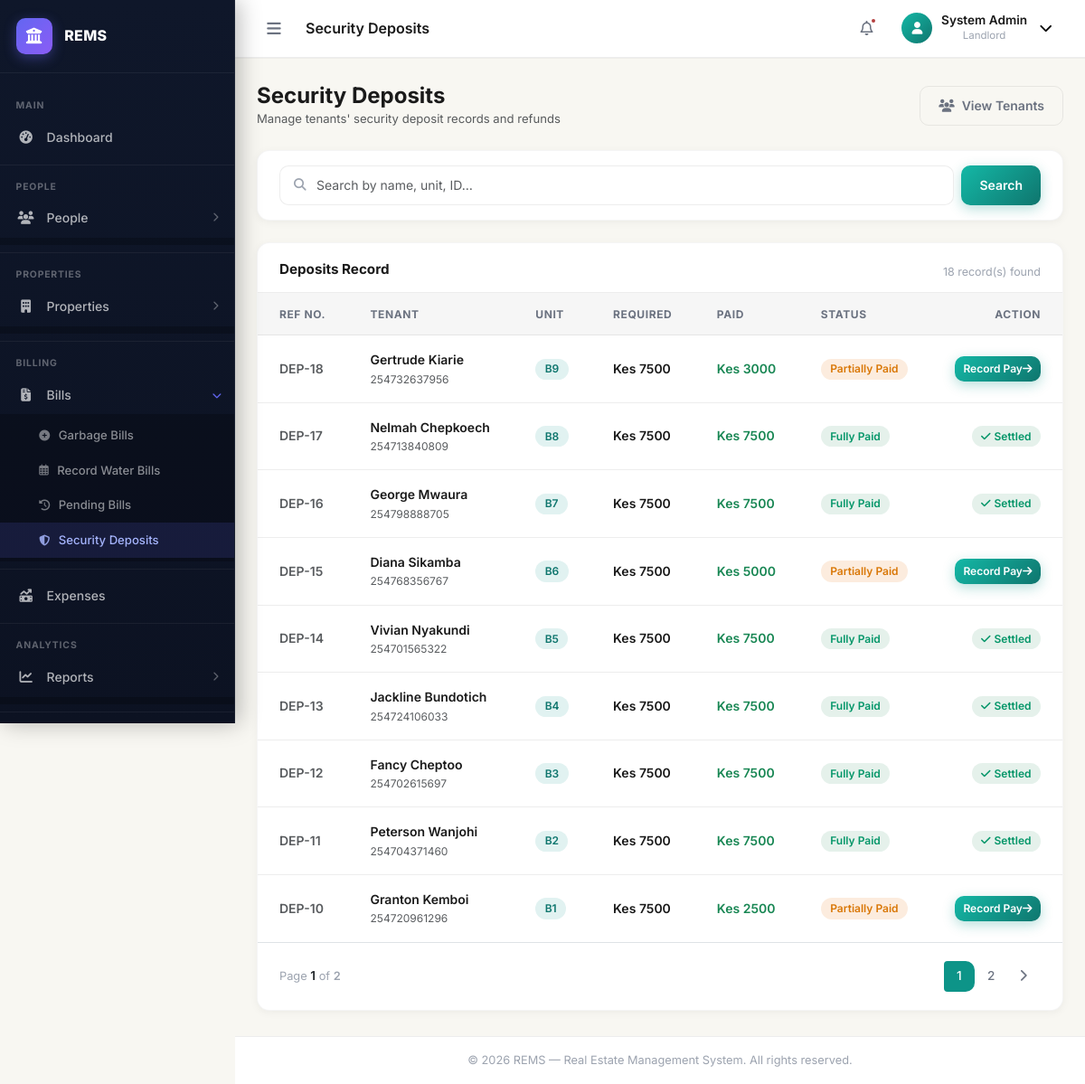
/payments/security-deposits/ (signed in), run on an earlier commit of the app's database.
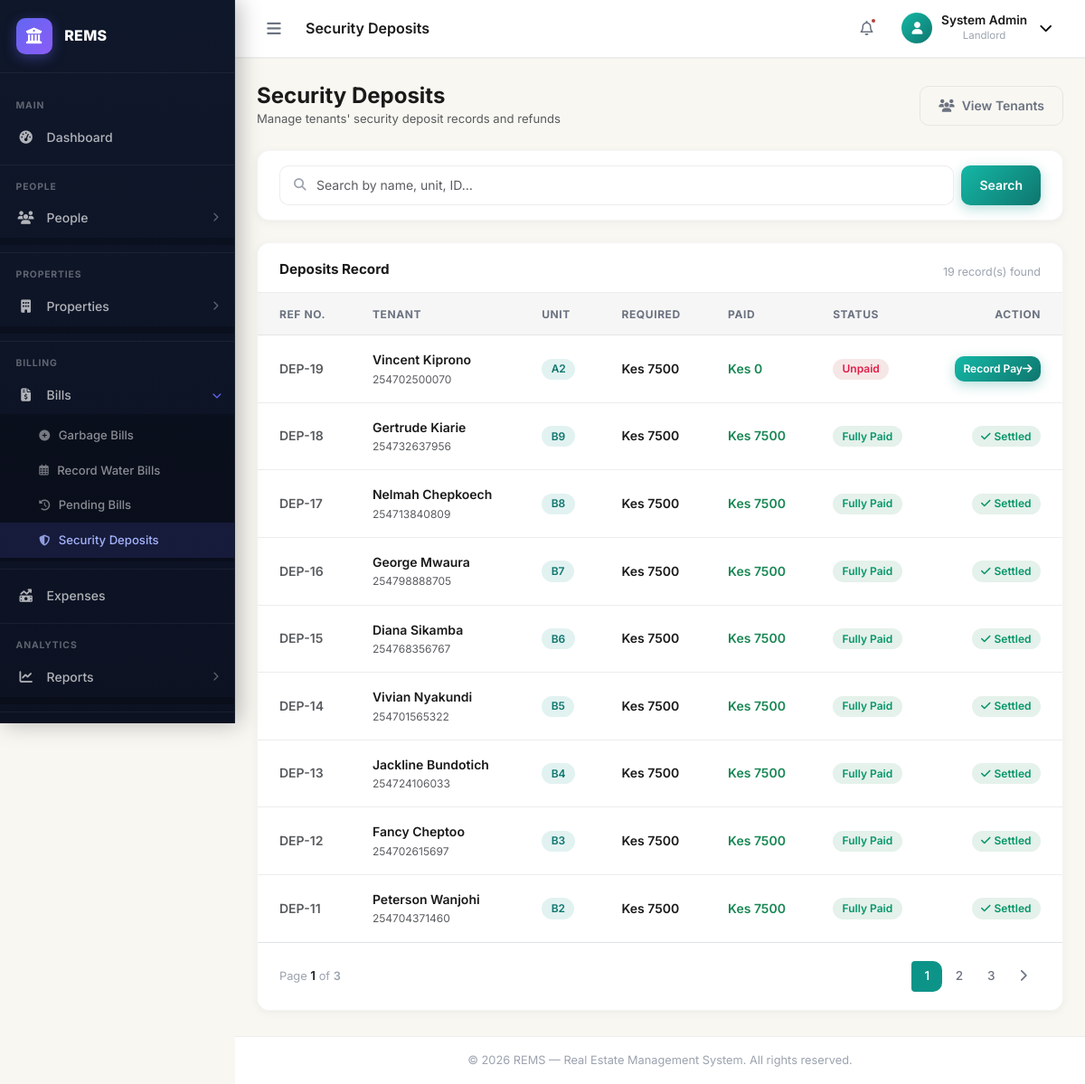
And on a later commit of the database.
### apps/payments/models.py (models this page shows, shortened)
class SecurityDeposit(AbstractBaseModel):
    unit = models.ForeignKey("properties.PropertyUnit", on_delete=models.SET_NULL, null=True, blank=True)
    tenant = models.ForeignKey("tenants.Tenant", on_delete=models.SET_NULL, null=True, blank=True)
    amount_expected = models.DecimalField(max_digits=10, decimal_places=2)
    amount_paid = models.DecimalField(max_digits=10, decimal_places=2, default=Decimal("0.00"))
    status = models.CharField(max_length=255, choices=PaymentStatuses.choices(), default=PaymentStatuses.PENDING.value)
    fully_paid = models.BooleanField(default=False)

### apps/tenants/models.py (models this page shows, shortened)
class Tenant(AbstractBaseModel):
    user = models.OneToOneField("users.User", on_delete=models.CASCADE)
    lease_date = models.DateField(null=True)
    move_in_date = models.DateField(null=True)
    status = models.CharField(max_length=255, default="Active")
    occupation = models.CharField(max_length=255, null=True, blank=True)
    lease_duration = models.CharField(max_length=255, null=True, blank=True)
    renews_every = models.CharField(max_length=255, null=True, blank=True)

### apps/users/models.py (models this page shows, shortened)
class User(AbstractUser, AbstractBaseModel):
    role = models.CharField(max_length=255, choices=UserRoles.choices(), default="Tenant")
    phone = models.CharField(max_length=255, blank=True, null=True)
    address = models.TextField(blank=True, null=True)
    city = models.CharField(max_length=255, blank=True, null=True)
    state = models.CharField(max_length=255, blank=True, null=True)
    zip_code = models.CharField(max_length=255, blank=True, null=True)
    country = models.CharField(max_length=255, blank=True, null=True)
    avatar = models.ImageField(upload_to="avatars/", blank=True, null=True)
    gender = models.CharField(max_length=255, blank=True, null=True)
    marital_status = models.CharField(max_length=255, blank=True, null=True)
    id_number = models.CharField(max_length=255, null=True, blank=True)
    firebase_uid = models.CharField(max_length=255, null=True, blank=True)
    profile_picture = models.URLField(max_length=255, null=True, blank=True)

### apps/properties/models.py (models this page shows, shortened)
class PropertyUnit(AbstractBaseModel):
    property = models.ForeignKey(Property, on_delete=models.CASCADE, related_name="propertyunits")
    name = models.CharField(max_length=255)
    rent = models.DecimalField(max_digits=10, decimal_places=2, default=Decimal("0.00"))
    is_occupied = models.BooleanField(default=False)
    floor = models.CharField(max_length=255, null=True, blank=True, default="1")  # models.PositiveIntegerField(default=1)
    unit_type = models.CharField(max_length=255, null=True, blank=True)
    tenant = models.OneToOneField("tenants.Tenant", on_delete=models.SET_NULL, null=True, blank=True, related_name="tenantunit")
    status = models.CharField(max_length=255, null=True, blank=True)
    security_deposit = models.DecimalField(max_digits=10, decimal_places=2, default=Decimal("0.00"))
    water_meter_number = models.CharField(max_length=255, null=True, blank=True)
    electricity_meter_number = models.CharField(max_length=255, null=True, blank=True)
    water_price = models.DecimalField(max_digits=10, decimal_places=2, default=Decimal("200.00"))

### apps/payments/views.py (the view)
# urls.py: path("security-deposits/", SecurityDepositsView.as_view(), name="security-deposits"),
class SecurityDepositsView(ListView):
    model = SecurityDeposit
    template_name = "security_deposits/security_deposits.html"
    context_object_name = "security_deposits"
    paginate_by = 9
    def get_queryset(self):
        queryset = super().get_queryset()
        search_query = self.request.GET.get("search", "")
        if search_query:
            queryset = queryset.filter(
                Q(id__icontains=search_query)
                | Q(tenant__user__first_name__icontains=search_query)
                | Q(unit__name__icontains=search_query)
            )
        return queryset.order_by("-created_at")
    def get_context_data(self, **kwargs):
        context = super().get_context_data(**kwargs)
        context["search_query"] = self.request.GET.get("search", "")
        context["payment_methods"] = PaymentMethods.choices()
        return context

### apps/core/constants.py (called while the page is built)
    @classmethod
    def choices(cls):
        return [(key.value, key.name) for key in cls]

### templates/security_deposits/security_deposits.html (shortened to what this page needs)
{% extends "base.html" %}
{% load static %}
{% block page_title %}Security Deposits{% endblock %}
{% block content %}
<div class="d-flex align-items-center justify-content-between mb-4 flex-wrap gap-2">
    <div>
        <h1 class="fs-4 fw-bold mb-0">Security Deposits</h1>
        <p class="text-muted mb-0" style="font-size:.82rem">Manage tenants' security deposit records and refunds</p>
    </div>
    <a href="{% url 'tenants' %}" class="rems-btn rems-btn--ghost">
        <i class="fa-solid fa-users me-2"></i> View Tenants
    </a>
</div>
<div class="rems-card mb-4">
    <div class="rems-card__body py-3">
        <form method="GET" class="d-flex gap-2 flex-wrap">
            <div class="search-wrap flex-grow-1">
                <i class="fa-solid fa-magnifying-glass search-icon"></i>
                <input type="text" name="search" value="{{ search_query }}" class="form-control search-input" placeholder="Search by name, unit, ID…">
            </div>
            <button type="submit" class="rems-btn rems-btn--primary">Search</button>
        </form>
    </div>
</div>
<div class="rems-card">
    <div class="rems-card__header">
        <h5 class="rems-card__title">Deposits Record</h5>
        <p class="rems-card__subtitle">{{ page_obj.paginator.count }} record(s) found</p>
    </div>
    <div class="table-responsive">
        <table class="rems-table">
            <thead>
                <tr>
                    <th>Ref No.</th>
                    <th>Tenant</th>
                    <th>Unit</th>
                    <th>Required</th>
                    <th>Paid</th>
                    <th>Status</th>
                    <th class="text-end">Action</th>
                </tr>
            </thead>
            <tbody>
                {% for deposit in security_deposits %}
                <tr>
                    <td class="text-muted fw-600">DEP-{{ deposit.id }}</td>
                    <td>
                        <div class="fw-600">{{ deposit.tenant.user.first_name }} {{ deposit.tenant.user.last_name }}</div>
                        <div class="text-muted" style="font-size:.75rem;">{{ deposit.tenant.user.phone|default:"—" }}</div>
                    </td>
                    <td><span class="rems-badge rems-badge--blue">{{ deposit.unit.name }}</span></td>
                    <td class="fw-600">Kes {{ deposit.amount_expected|floatformat:0 }}</td>
                    <td class="text-success fw-600">Kes {{ deposit.amount_paid|floatformat:0 }}</td>
                    <td>
                        {% if deposit.fully_paid %}
                            <span class="rems-badge rems-badge--green">Fully Paid</span>
                        {% elif deposit.amount_paid > 0 %}
                            <span class="rems-badge rems-badge--amber">Partially Paid</span>
                        {% else %}
                            <span class="rems-badge rems-badge--red">Unpaid</span>
                        {% endif %}
                    </td>
                    <td class="text-end">
                        {% if not deposit.fully_paid %}
                        <a href="{% url 'pay-security-deposit' %}?security_deposit_id={{ deposit.id }}" class="rems-btn rems-btn--primary" style="padding:.3rem .6rem; font-size:.75rem;">
                            Record Pay <i class="fa-solid fa-arrow-right list-icon"></i>
                        </a>
                        {% else %}
                        <span class="rems-badge rems-badge--green"><i class="fa-solid fa-check me-1"></i> Settled</span>
                        {% endif %}
                    </td>
                </tr>
                {% endfor %}
            </tbody>
        </table>
    </div>
    {% if page_obj.has_other_pages %}
    <div class="rems-card__body border-top">
        {% include "partials/pagination.html" with page_obj=page_obj %}
    </div>
    {% endif %}
</div>
{% endblock %}

What changed in the data, as far as the page shows it:
no longer on this page (row unchanged): SecurityDeposit: id "10", tenant.user.first_name "Granton", tenant.user.last_name "Kemboi", tenant.user.phone "254720961296", unit.name "B1", amount_expected "7500", amount_paid "2500", fully_paid "Partially Paid"
added SecurityDeposit: id "19", tenant.user.first_name "Vincent", tenant.user.last_name "Kiprono", tenant.user.phone "254702500070", unit.name "A2", amount_expected "7500", amount_paid "0", fully_paid "Unpaid"
changed SecurityDeposit "Gertrude": amount_paid "3000" → "7500"; text "Partially Paid Record Pay" → "Fully Paid Settled"
changed SecurityDeposit "Diana": amount_paid "5000" → "7500"; text "Partially Paid Record Pay" → "Fully Paid Settled"
Also different on the page:
{{ page_obj.paginator.count }}: "18" → "19"
{{ page_obj.paginator.num_pages }}: "2" → "3"
new list line: "3"
